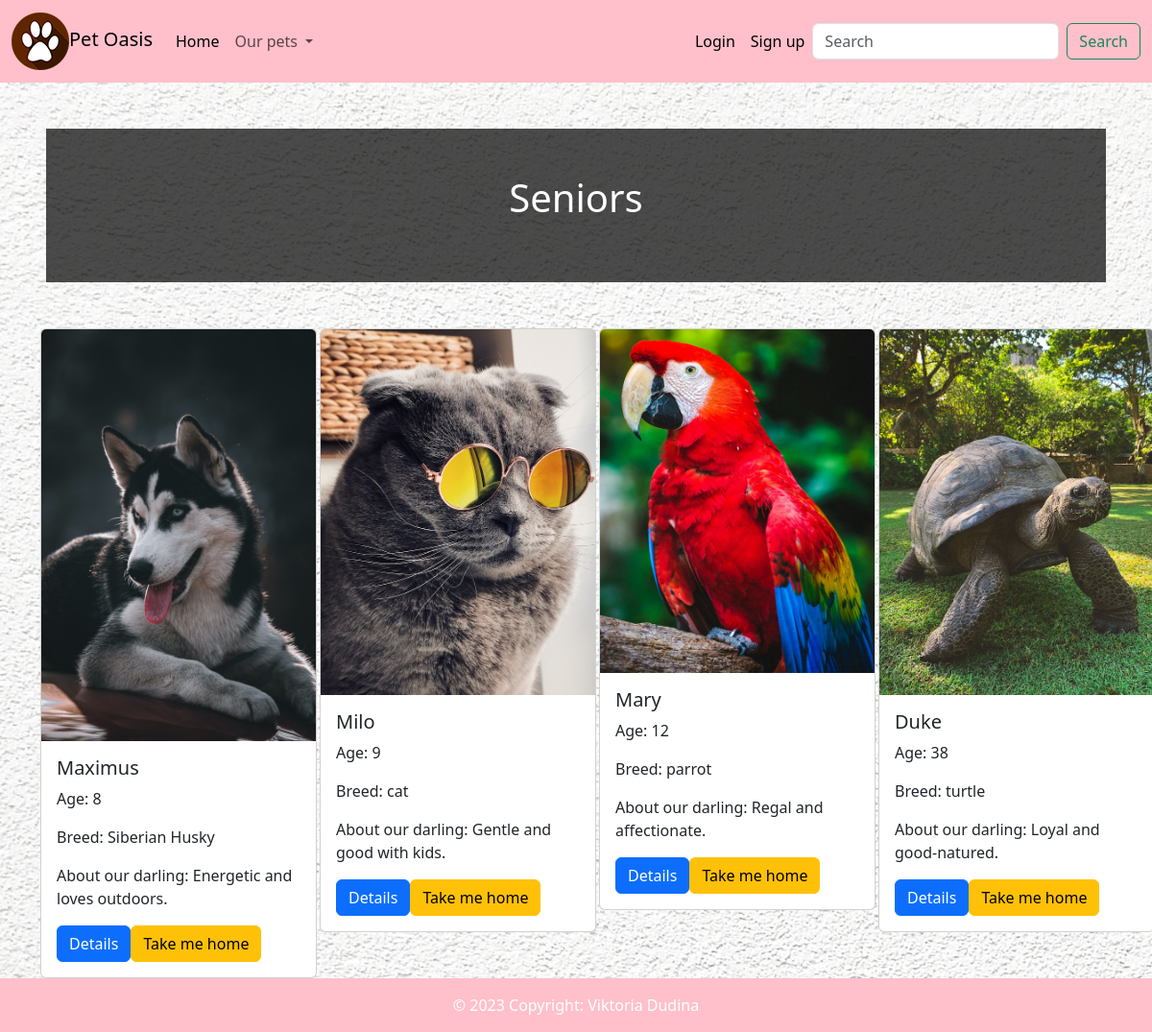
Screenshot of /seniors.php with the database file from the repository.
### tables this page shows
CREATE TABLE `animals` (
  `pet_id` int(11) NOT NULL,
  `name` varchar(255) NOT NULL,
  `location` varchar(255) NOT NULL,
  `size` varchar(40) NOT NULL,
  `age` int(11) NOT NULL,
  `picture` varchar(255) DEFAULT NULL,
  `breed` varchar(255) NOT NULL,
  `description` varchar(255) NOT NULL,
  `fk_user_id` int(11) DEFAULT NULL,
  `vaccinated` enum('Vaccinated','Not vaccinated') DEFAULT 'Not vaccinated',
  `status` enum('Adopted','Available') DEFAULT 'Available'
);

### seniors.php (the view, shortened to what this page needs)
<?php
require_once "components/db_connect.php";
$sql = "SELECT * FROM `animals` WHERE age >= 8";
$result = mysqli_query($connect, $sql);
$cards = "";
if (mysqli_num_rows($result) > 0) {
    while ($row = mysqli_fetch_assoc($result)) {
        $cards .= "<div>
                <div class='card' style='width: 18rem;'>
                    <img src='assets/{$row['picture']}' class='card-img-top' alt='...'>
                    <div class='card-body'>
                    <h5 class='card-title'>{$row['name']}</h5>
                    <p class='card-text'>Age: {$row['age']}</p>
                    <p class='card-text'>Breed: {$row['breed']}</p>
                    <p class='card-text'>About our darling: {$row['description']}</p>
                    <a href='details.php?pet_id={$row['pet_id']}' class='btn btn-primary'>Details</a>";
        if ($row['status'] === "Available") {
            $cards .= "<a href='adoption.php?pet_id={$row['pet_id']}&user_id={$_SESSION['user']}' class='btn btn-warning'>Take me home</a>";
        } elseif ($row['status'] === "Adopted") {
            $cards .= "<button class='btn btn-secondary' disabled>Adopted</button>";
        }
        $cards .= "</div>
                </div>
              </div>";
    }
} else {
    $cards = "<p>No results found</p>";
}
?>
<!doctype html>
<html lang="en">
<head>
    <link href="https://cdn.jsdelivr.net/npm/bootstrap@5.3.2/dist/css/bootstrap.min.css" rel="stylesheet">
</head>
<body>
<?php require_once 'components/navbar.php'; ?>
<div id="intro-example" class="p-5 text-center">
    <div class="mask " style="background-color: rgba(0, 0, 0, 0.7);">
        <div class="d-flex justify-content-center align-items-center h-100 p-5">
            <div class="text-white">
                <h1 class="mb-3">Seniors</h1>
            </div>
        </div>
    </div>
</div>
<div class="container">
    <div class="row row-cols-1 row-cols-sm-2 row-cols-md-3 row-cols-lg-3 row-cols-xl-4 gx-5 gy-5">
        <?= $cards; ?>
    </div>
</div>
<?php require_once 'components/footer.php'; ?>
</body>
</html>

### components/navbar.php (shortened to what this page needs)
<nav class="navbar navbar-expand-lg" style='background: pink;'>
    <div class="container-fluid">
        <a class="navbar-brand" href="index.php"><img src='/assets/logo.png' alt='logo'>Pet Oasis</a>
        <div class="collapse navbar-collapse" id="navbarSupportedContent">
            <ul class="navbar-nav me-auto mb-2 mb-lg-0">
                <li class="nav-item">
                    <a class="nav-link active" aria-current="page" href="index.php">Home</a>
                </li>
                <li class="nav-item dropdown">
                    <a class="nav-link dropdown-toggle" href="#" role="button" data-bs-toggle="dropdown" aria-expanded="false">
                        Our pets
                    </a>
                </li>
            </ul>
            <ul class="navbar-nav">
                <?php if ($_SESSION['adm']) {
                    echo " <li class='nav-item'>
          <a class='nav-link' href='./create.php'>Add a pet</a>
          </li>
          <li class='nav-item'>
          <a class='nav-link active' aria-current='page' href='./dashboard.php'>Dashboard</a>
        </li>
        <li class='nav-item'>
          <a class='nav-link active' aria-current='page' href='../user/logout.php'>Log out</a>
        </li>
          ";
                } elseif ($_SESSION['user']) {
                    echo " <li class='nav-item'>
          <a class='nav-link active' aria-current='page' href='../user/logout.php'>Log out</a>
        </li>";
                }
                else {
                    echo "
          <li class='nav-item'>
          <a class='nav-link active' aria-current='page' href='../user/login.php'>Login</a>
        </li>
        <li class='nav-item'>
          <a class='nav-link active' aria-current='page' href='../user/register.php'>Sign up</a>
        </li>
        "  ;
                }
                ?>
            </ul>
            <form class="d-flex" role="search">
                <input class="form-control me-2" type="search" placeholder="Search" aria-label="Search">
                <button class="btn btn-outline-success" type="submit">Search</button>
            </form>
        </div>
    </div>
</nav>

### components/footer.php
<?php
echo
"<footer class='text-center text-white' style='background: pink;'>
    <div class='container p-3'>
        <div class='text-center'>
            © 2023 Copyright: Viktoria Dudina
        </div>
    </div>
</footer>";

### seniors.php (style rules this page uses)
body { background-image: url('assets/bg.jpg'); }

### rows the page displays
animals: picture (picture), name "Maximus", age "8", breed "Siberian Husky", description "Energetic and loves outdoors."
animals: picture (picture), name "Milo", age "9", breed "cat", description "Gentle and good with kids."
animals: picture (picture), name "Mary", age "12", breed "parrot", description "Regal and affectionate."
animals: picture (picture), name "Duke", age "38", breed "turtle", description "Loyal and good-natured."
